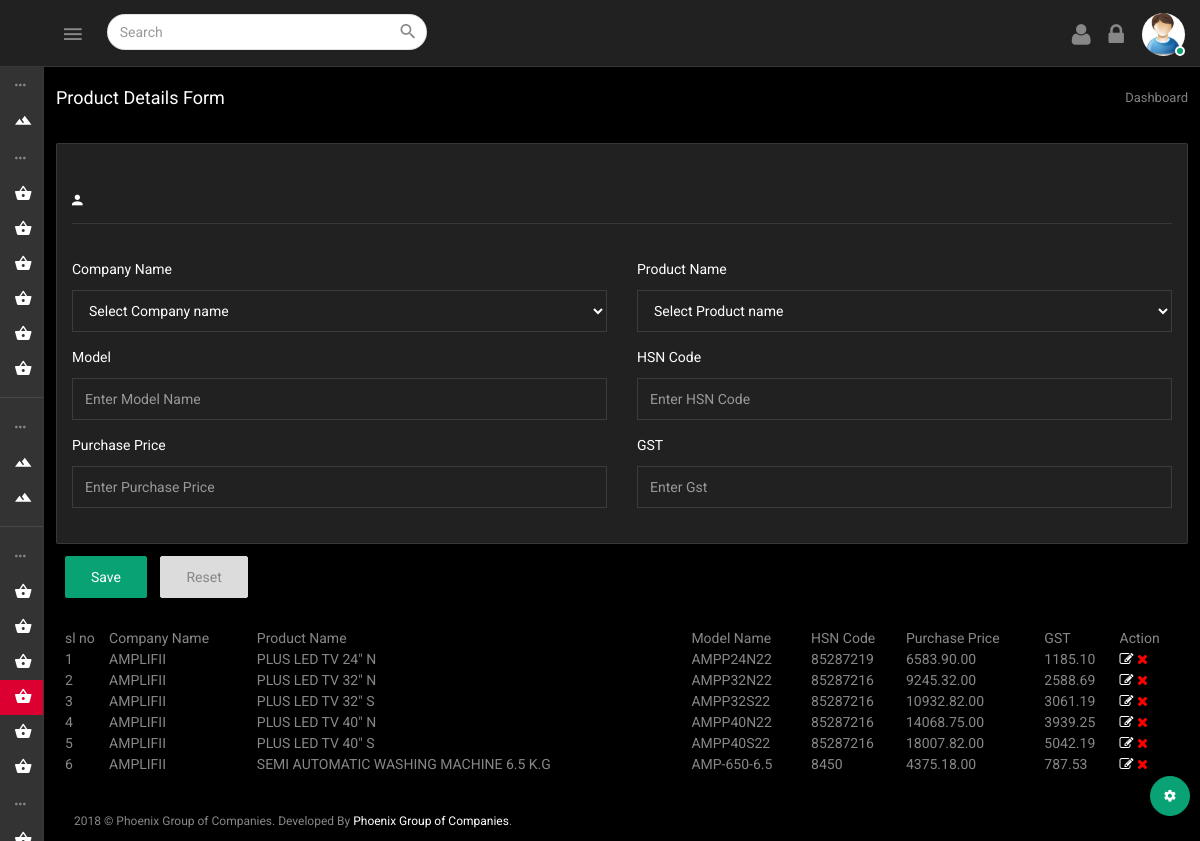
The app's page /addphonedetails.php with its own data.
### tables this page shows
CREATE TABLE `mobiledetails` (
  `id` int(11) NOT NULL,
  `companyname` varchar(55) NOT NULL,
  `product_name` varchar(255) DEFAULT NULL,
  `modelname` varchar(55) NOT NULL,
  `color` varchar(55) NOT NULL,
  `hsncode` varchar(55) NOT NULL,
  `price` float NOT NULL,
  `market_price` int(255) DEFAULT NULL,
  `gst` varchar(255) NOT NULL,
  `date` datetime NOT NULL DEFAULT CURRENT_TIMESTAMP,
  `status` int(11) NOT NULL DEFAULT '1',
  `price_without_gst` varchar(111) NOT NULL,
  `gst_price` varchar(111) NOT NULL,
  `price_after_gst` varchar(111) NOT NULL
);

CREATE TABLE `mobilecompany` (
  `id` int(11) NOT NULL,
  `name` varchar(55) NOT NULL,
  `creationdate` datetime NOT NULL DEFAULT CURRENT_TIMESTAMP,
  `status` int(11) NOT NULL DEFAULT '1'
);

CREATE TABLE `product_name` (
  `id` int(100) NOT NULL,
  `company_id` int(100) NOT NULL,
  `company_name` varchar(255) NOT NULL,
  `name` varchar(255) NOT NULL
);

### addphonedetails.php (the view, shortened to what this page needs)
<?php include('config.php'); ?>
<!DOCTYPE html>
<html lang="en">
<?php include("include/header.php"); ?>
<body>
<div class="wrapper theme-4-active pimary-color-red">
  <?php include("include/top_nav.php"); ?>
  <?php include("include/nav.php"); ?>
  <?php include("include/theme_color.php"); ?>
  <div class="page-wrapper">
    <div class="container-fluid">
      <div class="row heading-bg">
        <div class="col-lg-3 col-md-4 col-sm-4 col-xs-12">
          <h5 class="txt-dark">Product Details form</h5>
        </div>
        <div class="col-lg-9 col-sm-8 col-md-8 col-xs-12">
          <ol class="breadcrumb">
            <li><a href="index.html">Dashboard</a></li>
          </ol>
        </div>
      </div>
      <form method="post" id="register_product" action="" name="bill_master">
        <div class="row">
          <div class="col-md-12">
            <div class="panel panel-default card-view">
              <div class="panel-heading">
              </div>
              <div class="panel-wrapper collapse in">
                <div class="panel-body">
                  <div class="row">
                    <div class="col-sm-12 col-xs-12">
                      <div class="form-wrap">
                        <div class="form-body">
                          <h6 class="txt-dark capitalize-font"><i class="zmdi zmdi-account mr-10"></i></h6>
                          <hr class="light-grey-hr"/>
                          <div class="row">
                            <div class="col-md-6">
                              <div class="form-group">
                                <label class="control-label mb-10">Company Name</label>
                                <select name="companyname" class="form-control" >
                                  <option value="" selected disabled>Select Company name</option>
                                </select>
                                <span class="help-block"> </span> </div>
                            </div>
                            <div class="col-md-6">
                              <div class="form-group">
                                <label class="control-label mb-10">Product Name</label>
                                <select name="product_name" class="form-control" >
                                  <option value="" selected disabled>Select Product name</option>
                                </select>
                                <span class="help-block"> </span> </div>
                            </div>
                            <div class="col-md-6">
                              <div class="form-group ">
                                <label class="control-label mb-10">Model</label>
                                <input type="text"  name="modelname"  class="form-control"  placeholder="Enter Model Name">
                                <span class="help-block"> </span> </div>
                            </div>
                            <div class="col-md-6">
                              <div class="form-group ">
                                <label class="control-label mb-10">HSN code</label>
                                <input type="text"  name="hsncode"  class="form-control"  placeholder="Enter HSN Code">
                                <span class="help-block"> </span> </div>
                            </div>
                            <div class="col-md-6">
                              <div class="form-group ">
                                <label class="control-label mb-10">Purchase Price</label>
                                <input type="text"  name="price"  class="form-control"  placeholder="Enter Purchase Price">
                                <span class="help-block"> </span> </div>
                            </div>
                            <div class="col-md-6">
                              <div class="form-group ">
                                <label class="control-label mb-10">GST</label>
                                <input type="text"  name="gst"  class="form-control"  placeholder="Enter Gst">
                                <span class="help-block"> </span> </div>
                            </div>
                          </div>
                        </div>
                      </div>
                    </div>
                  </div>
                </div>
              </div>
            </div>
            <div class="form-actions mt-10">
              <button type="submit" class="btn btn-success  mr-10" name="mobiledetails"> Save</button>
              <button type="reset" value="Reset" class="btn btn-default">Reset</button>
            </div>
          </div>
        </div>
      </form>
      <div class="showdata" style="margin-top: 30px">
        <table width="100%">
          <tr>
            <td>sl no</td>
            <td>Company Name</td>
            <td>Product Name</td>
            <td>Model Name</td>
            <td>HSN Code</td>
            <td>Purchase Price</td>
            <td>GST</td>
            <td>Action</td>
          </tr>
          <?php
							$counter = 1;
							$sql = mysqli_query($con,"SELECT * FROM `mobiledetails` WHERE `status`='1'");
							while($rowdata = mysqli_fetch_assoc($sql)){
								?>
          <tr>
            <td><?php echo($counter) ?></td>
            <td><?php $id = $rowdata['companyname']; $sql1 = mysqli_query($con,"SELECT `name` FROM `mobilecompany` WHERE `id`='$id'"); while($rowdata1 = mysqli_fetch_assoc($sql1)){echo($rowdata1['name']);} ?></td>
            <td><?php $productname = $rowdata['product_name']; $sql13 = mysqli_query($con,"SELECT `name` FROM `product_name` WHERE `id`='$productname'"); while($rowdata13 = mysqli_fetch_assoc($sql13)){echo($rowdata13['name']);} ?></td>
            <td><?php echo $rowdata['modelname'] ?></td>
            <td><?php echo($rowdata['hsncode']) ?></td>
            <td><?php echo($rowdata['price_without_gst']) ?>.00</td>
            <td><?php echo($rowdata['gst_price']) ?></td>
            <td><a href="editphonedetails.php?name=<?php echo $rowdata['id'] ?>"><i class="fa fa-edit"></i></a> <a href="deletephonedetails.php?name=<?php echo $rowdata['id'] ?>" style="color: red"><i class="fa fa-remove"></i></a> </td>
          </tr>
          <?php
								$counter++;
							}
							?>
        </table>
      </div>
      <?php include("include/footer.php");?>
    </div>
  </div>
</div>
</body>
</html>

### records on screen
mobiledetails: modelname "AMPP24N22", hsncode "85287219", price_without_gst "6583.90", gst_price "1185.10"
mobilecompany: name "AMPLIFII"
product_name: name "PLUS LED TV 24\" N"
mobiledetails: modelname "AMPP32N22", hsncode "85287216", price_without_gst "9245.32", gst_price "2588.69"
product_name: name "PLUS LED TV 32\" N"
mobiledetails: modelname "AMPP32S22", hsncode "85287216", price_without_gst "10932.82", gst_price "3061.19"
product_name: name "PLUS LED TV 32\" S"
mobiledetails: modelname "AMPP40N22", hsncode "85287216", price_without_gst "14068.75", gst_price "3939.25"
product_name: name "PLUS LED TV 40\" N"
mobiledetails: modelname "AMPP40S22", hsncode "85287216", price_without_gst "18007.82", gst_price "5042.19"
product_name: name "PLUS LED TV 40\" S"
mobiledetails: modelname "AMP-650-6.5", hsncode "8450", price_without_gst "4375.18", gst_price "787.53"
product_name: name "SEMI AUTOMATIC WASHING MACHINE 6.5 K.G"
